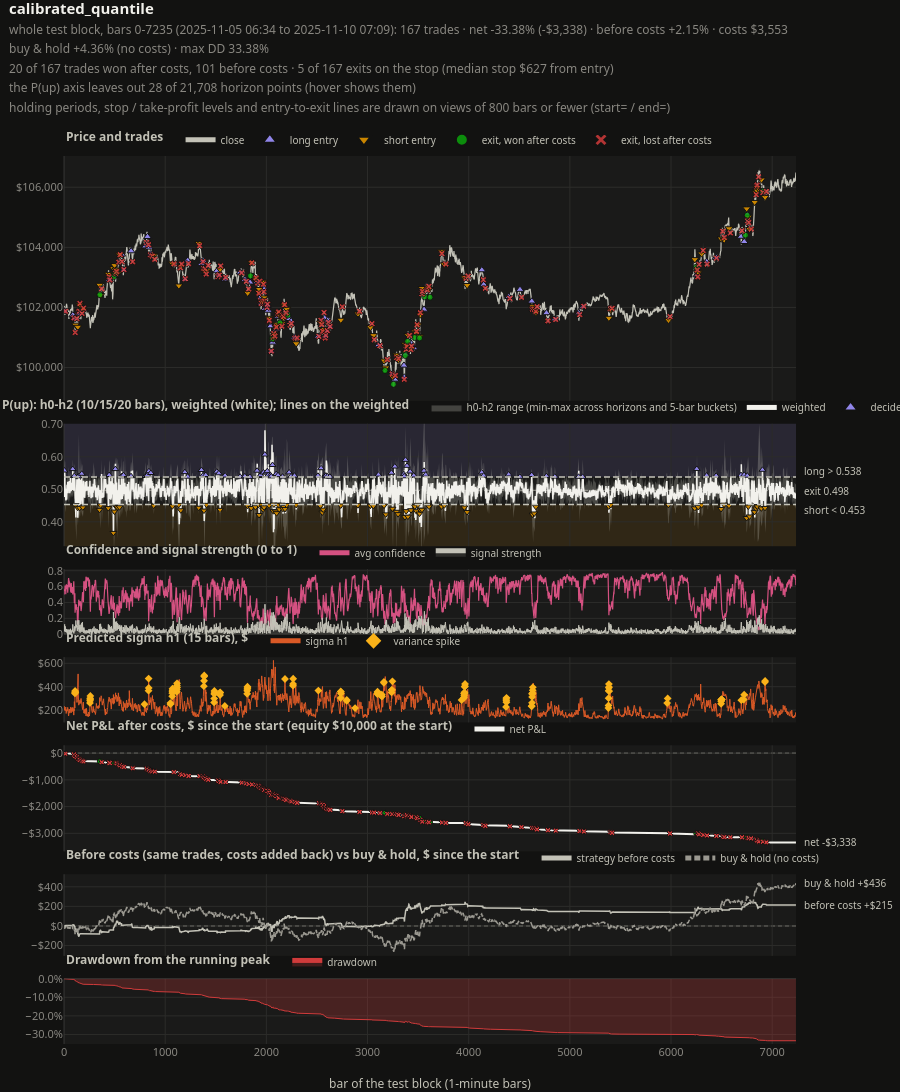
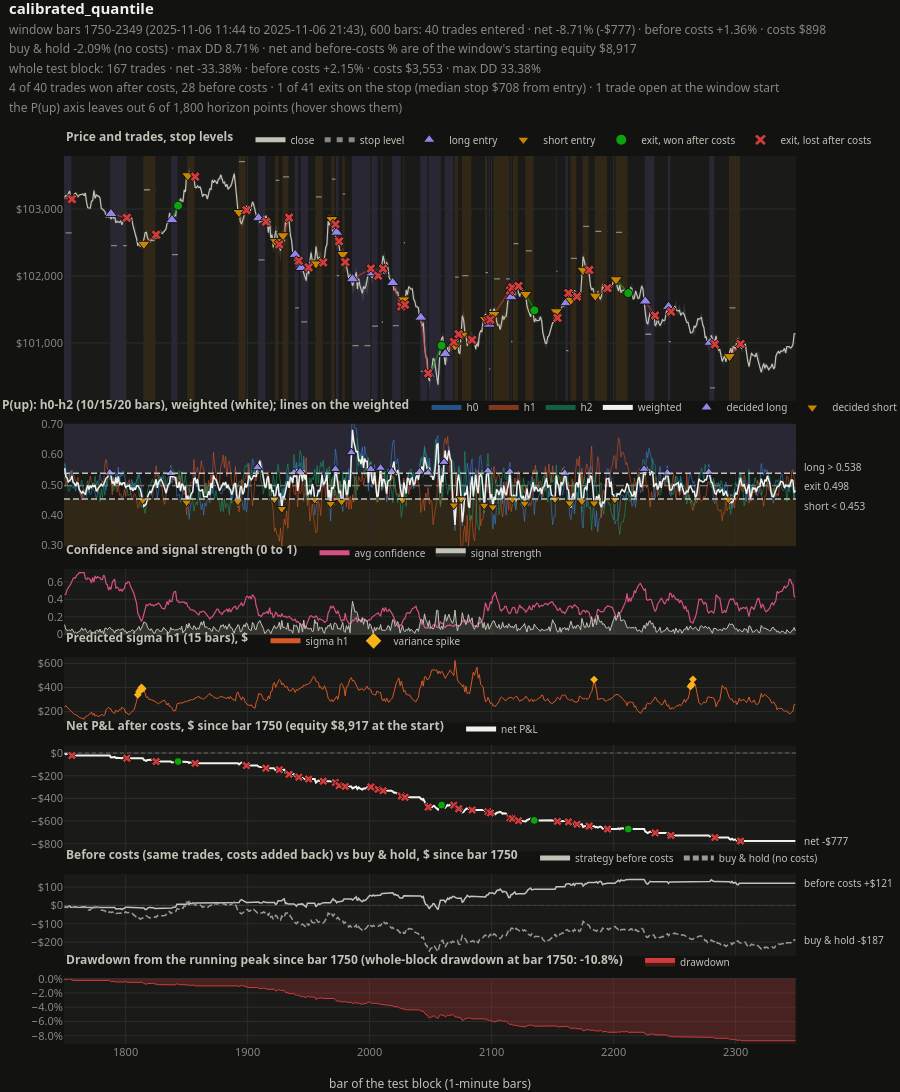
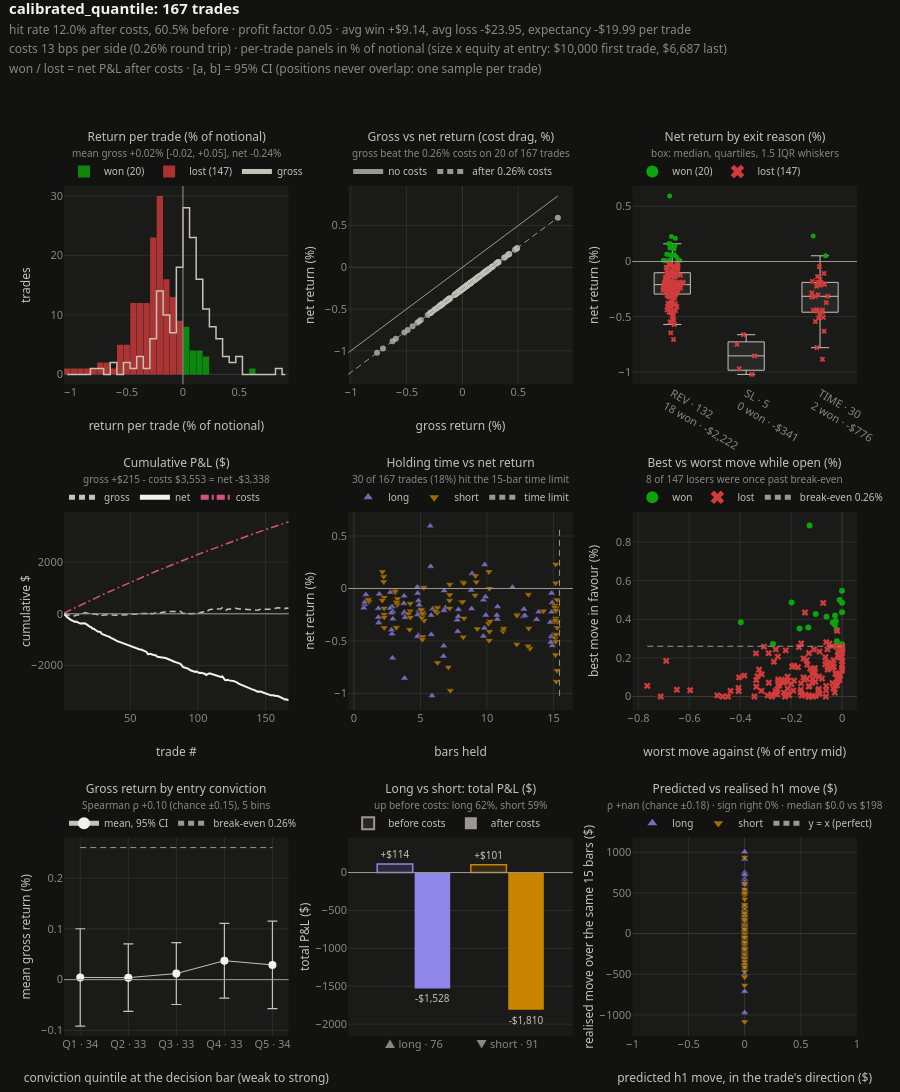

The notebook cell saved with these charts, in order:
### Markdown cell above
Static copy of that first result (the widget above holds the live one): the summary with the random null, the whole block, a detail window, and every trade.

### Code cell
display(explorer.summary_frame().round(4))
explorer.dashboard().show()
start, end = detail_window(explorer.last, DETAIL_BARS, around=DETAIL_AROUND)
explorer.dashboard(start=start, end=end).show()
explorer.trade_analytics().show()
